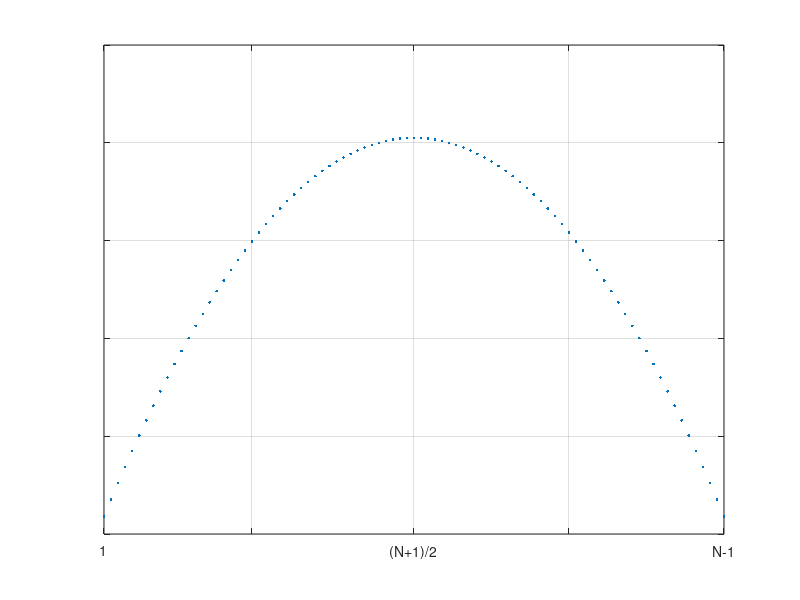

Recreate this plot in MATLAB. (Note: this script raises an error after producing the figure.)
n=90;
k=(1:89);
w=k.*(n-k);
figure(1)
plot(w,'.'); grid on
xlim([min(k), max(k)])
set(gca, 'xtick', [1,22,45,67,89]);
% xticklabels ("manual")
set(gca, 'xticklabel', ({'1', '', '(N+1)/2', '', 'N-1'}))
%set(gca, 'xticklabel', ({1, 2, 3, 4, 5}))

set(gca, 'ytick', (0:500:2500));
set(gca, 'yticklabel', ({'', '', '', '', '', ''}));

m=9;

figure(2)
fn=0.02;
R=exp(1i*2*pi*NN*fn);
plot(R,'*');
grid on
xlim([-1.2, 1.2]);
ylim([-1.2, 1.2]);
axis equal

function foo(fid, m, fn)
  figure(fid)
  NN=(1:m);
  R=exp(1i*2*pi*NN*fn)*exp(-1i*2*pi*((m+1)/2)*fn);
  clf;
  hold on
  p1=exp(1i*2*pi*((m-1)/2)*fn);
  cc = get(gca,'ColorOrder')(1,:);
  plot([0,real(p1)],[0,imag(p1)],':', 'color', cc);
  plot([0,real(p1)],[0,-imag(p1)],':', 'color', cc);
  plot(R,'*', 'color', cc);
  grid on
  xlim([-1.2, 1.2]);
  ylim([-0.6, 0.6]);
  yticks((-0.5:0.5:0.5));
  axis equal
  text(-0.95, 0.4, ["M = ", num2str(m)], 'fontsize', 20)
end

foo(3, 9, fn)
foo(4, 8, fn)